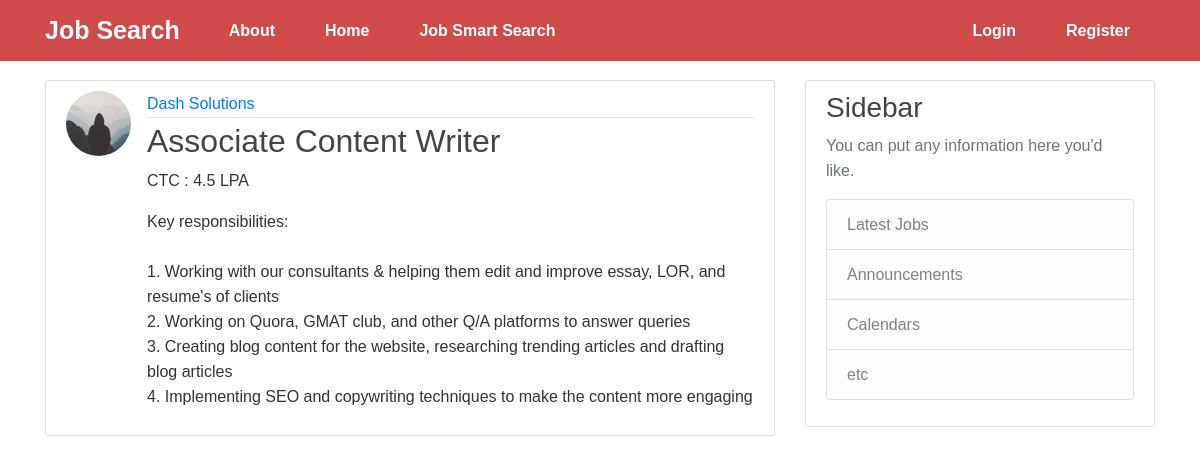
/post/1, run on the app's committed database.
### flaskblog/models.py (models this page shows, shortened)
class User(db.Model, UserMixin):
    id = db.Column(db.Integer, primary_key=True)
    username = db.Column(db.String(20), unique=True, nullable=False)
    email = db.Column(db.String(120), unique=True, nullable=False)
    image_file = db.Column(db.String(20), nullable=False, default='default.jpg')
    password = db.Column(db.String(60), nullable=False)
    posts = db.relationship('Post', backref='author', lazy=True)

class Post(db.Model):
    id = db.Column(db.Integer, primary_key=True)
    title = db.Column(db.String(100), nullable=False)
    ctc = db.Column(db.String(100), nullable=False)
    date_posted = db.Column(db.DateTime, nullable=False, default=datetime.utcnow)
    description = db.Column(db.Text, nullable=False)
    user_id = db.Column(db.Integer, db.ForeignKey('user.id'), nullable=False)

### flaskblog/routes.py (the view)
@app.route("/post/<int:post_id>")
def post(post_id):
    post = Post.query.get_or_404(post_id)
    return render_template('post.html', title=post.title, post=post)

### flaskblog/templates/post.html (shortened to what this page needs)
{% extends "layout.html" %}
{% block content %}
  <article class="media content-section">
    <img class="rounded-circle article-img" src="{{ url_for('static', filename='profile_pics/' + post.author.image_file) }}">
    <div class="media-body">
      <div class="article-metadata">
        <a class="mr-2" href="#">{{ post.author.username }}</a>
      </div>
      <h2 class="article-title">{{ post.title }}</h2>
      <p class="article-content">CTC : {{ post.ctc }} LPA</p>
      <p class="article-content">{{ post.description }}</p>
    </div>
  </article>
{% endblock content %}

### flaskblog/static/main.css (style rules this page uses)
body { background: white; color: #333333; margin-top: 5rem; }
h1, h2, h3, h4, h5, h6 { color: #444444; }
.content-section { background: #ffffff; padding: 10px 20px; border: 1px solid #dddddd; border-radius: 3px; margin-bottom: 20px; }
.article-title { color: #444444; }
.article-content { white-space: pre-line; }
.article-img { height: 65px; width: 65px; margin-right: 16px; }
.article-metadata { padding-bottom: 1px; margin-bottom: 4px; border-bottom: 1px solid #e3e3e3 }

### flaskblog/static/style.css (style rules this page uses)
body { font-family: "Montserrat", sans-serif; line-height: 25px; }

### data on the page
User: image_file (placeholder picture), author.username "Dash Solutions"
Post: title "Associate Content Writer", ctc "4.5", description "Key responsibilities: 1. Working with our consultants & helping them edit and improve essay, LOR, and resume's of clients 2. Working on Quora, GMAT club, and other Q/A platforms to answer queries 3. Creating blog content for the website, researching trending articles and drafting blog articles 4. Implementing SEO and copywriting techniques to make the content more engaging"
